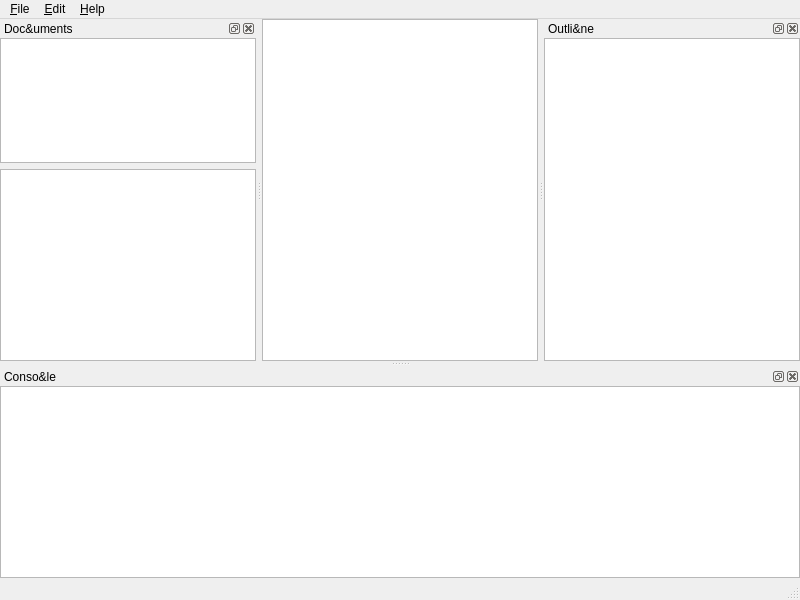
<?xml version="1.0" encoding="UTF-8"?>
<ui version="4.0">
 <class>MainWindow</class>
 <widget class="QMainWindow" name="MainWindow">
  <property name="geometry">
   <rect>
    <x>0</x>
    <y>0</y>
    <width>800</width>
    <height>600</height>
   </rect>
  </property>
  <property name="windowTitle">
   <string>MainWindow</string>
  </property>
  <widget class="QWidget" name="centralwidget">
   <layout class="QVBoxLayout" name="verticalLayout_4">
    <property name="leftMargin">
     <number>0</number>
    </property>
    <property name="topMargin">
     <number>0</number>
    </property>
    <property name="rightMargin">
     <number>0</number>
    </property>
    <property name="bottomMargin">
     <number>0</number>
    </property>
    <item>
     <widget class="QPlainTextEdit" name="editor"/>
    </item>
   </layout>
  </widget>
  <widget class="QMenuBar" name="menubar">
   <property name="geometry">
    <rect>
     <x>0</x>
     <y>0</y>
     <width>800</width>
     <height>22</height>
    </rect>
   </property>
   <widget class="QMenu" name="menu_File">
    <property name="title">
     <string>&amp;File</string>
    </property>
    <addaction name="action_Change_Project"/>
    <addaction name="action_Properties"/>
    <addaction name="separator"/>
    <addaction name="action_Settings"/>
    <addaction name="action_Quit"/>
   </widget>
   <widget class="QMenu" name="menu_Edit">
    <property name="title">
     <string>&amp;Edit</string>
    </property>
    <addaction name="action_Undo"/>
    <addaction name="action_Redo"/>
    <addaction name="separator"/>
    <addaction name="action_Cut"/>
    <addaction name="action_Copy"/>
    <addaction name="action_Paste"/>
   </widget>
   <widget class="QMenu" name="menu_Help">
    <property name="title">
     <string>&amp;Help</string>
    </property>
    <addaction name="action_About"/>
    <addaction name="actionAbout_Qt"/>
   </widget>
   <addaction name="menu_File"/>
   <addaction name="menu_Edit"/>
   <addaction name="menu_Help"/>
  </widget>
  <widget class="QStatusBar" name="statusbar"/>
  <widget class="QDockWidget" name="documentsDockWidget">
   <property name="windowTitle">
    <string>Doc&amp;uments</string>
   </property>
   <attribute name="dockWidgetArea">
    <number>1</number>
   </attribute>
   <widget class="QWidget" name="documentsWidget">
    <layout class="QVBoxLayout" name="verticalLayout" stretch="1,0">
     <property name="leftMargin">
      <number>0</number>
     </property>
     <property name="topMargin">
      <number>0</number>
     </property>
     <property name="rightMargin">
      <number>0</number>
     </property>
     <property name="bottomMargin">
      <number>0</number>
     </property>
     <item>
      <widget class="QTreeView" name="fileSystemView">
       <attribute name="headerDefaultSectionSize">
        <number>0</number>
       </attribute>
      </widget>
     </item>
     <item>
      <widget class="QListView" name="openDocumentsView"/>
     </item>
    </layout>
   </widget>
  </widget>
  <widget class="QDockWidget" name="outlineDockWidget">
   <property name="windowTitle">
    <string>Outli&amp;ne</string>
   </property>
   <attribute name="dockWidgetArea">
    <number>2</number>
   </attribute>
   <widget class="QWidget" name="outlineWidget">
    <layout class="QVBoxLayout" name="verticalLayout_2">
     <property name="leftMargin">
      <number>0</number>
     </property>
     <property name="topMargin">
      <number>0</number>
     </property>
     <property name="rightMargin">
      <number>0</number>
     </property>
     <property name="bottomMargin">
      <number>0</number>
     </property>
     <item>
      <widget class="QTreeView" name="outlineView">
       <attribute name="headerVisible">
        <bool>false</bool>
       </attribute>
      </widget>
     </item>
    </layout>
   </widget>
  </widget>
  <widget class="QDockWidget" name="consoleDockWidget">
   <property name="windowTitle">
    <string>Conso&amp;le</string>
   </property>
   <attribute name="dockWidgetArea">
    <number>8</number>
   </attribute>
   <widget class="QWidget" name="consoleWidget">
    <layout class="QVBoxLayout" name="verticalLayout_3">
     <property name="leftMargin">
      <number>0</number>
     </property>
     <property name="topMargin">
      <number>0</number>
     </property>
     <property name="rightMargin">
      <number>0</number>
     </property>
     <property name="bottomMargin">
      <number>0</number>
     </property>
     <item>
      <widget class="QPlainTextEdit" name="console"/>
     </item>
    </layout>
   </widget>
  </widget>
  <action name="action_About">
   <property name="text">
    <string>&amp;About</string>
   </property>
  </action>
  <action name="actionAbout_Qt">
   <property name="text">
    <string>About &amp;Qt</string>
   </property>
  </action>
  <action name="action_Change_Project">
   <property name="text">
    <string>&amp;Change Project</string>
   </property>
  </action>
  <action name="action_Properties">
   <property name="text">
    <string>&amp;Properties</string>
   </property>
  </action>
  <action name="action_Settings">
   <property name="text">
    <string>&amp;Settings</string>
   </property>
  </action>
  <action name="action_Quit">
   <property name="text">
    <string>&amp;Quit</string>
   </property>
  </action>
  <action name="action_Undo">
   <property name="text">
    <string>&amp;Undo</string>
   </property>
  </action>
  <action name="action_Redo">
   <property name="text">
    <string>&amp;Redo</string>
   </property>
  </action>
  <action name="action_Cut">
   <property name="text">
    <string>C&amp;ut</string>
   </property>
  </action>
  <action name="action_Copy">
   <property name="text">
    <string>&amp;Copy</string>
   </property>
  </action>
  <action name="action_Paste">
   <property name="text">
    <string>&amp;Paste</string>
   </property>
  </action>
 </widget>
 <resources/>
 <connections/>
</ui>
